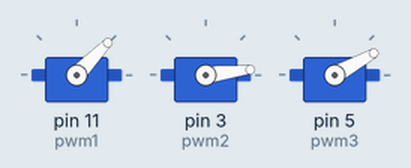
Recording of a program running on a simulated Raspberry Pi (header pin numbers). On the bench: 3 × servo. Servo angles are drawn from the pulse width (0.5 ms = 0°, 2.5 ms = 180°).

Above: at 0.05 s.
At 2.0 s:
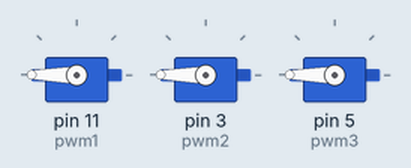
Timing chart, 0 to 4.6 s (numbered marks = the images above):
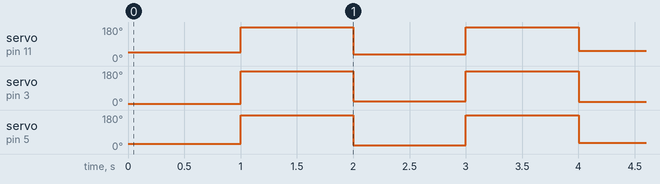

The program:

InverseKinematics_servo.py
```python
import RPi.GPIO as GPIO
from time import sleep
import numpy as np

import math
# robot geometry in mm
e = 60.0    # end effector radius
f = 240.0   # base radius (2x dynamixel to dynamixel distance)
re = 200.0   # end to elbow dist
rf = 80.0   # base to elbow dist

# trigonometric constants
sqrt3 = math.sqrt(3.0)
pi = 3.141592653
sin120 = sqrt3/2.0
cos120 = -0.5
tan60 = sqrt3
sin30 = 0.5
tan30 = 1/sqrt3

# inverse kinematics
 # helper functions, calculates angle theta1 (for YZ-pane) in degrees
def delta_calcAngleYZ(x0, y0, z0):
    y1 = -0.5 * 0.57735 * f # f/2 * tg 30
   # print("y1",y1)
    y0 -= 0.5 * 0.57735 * e # shift center to edge
    #print("y0",y0)
    # z = a + b*y
    a = (x0*x0 + y0*y0 + z0*z0 +rf*rf - re*re - y1*y1)/(2*z0)
   # print("a",a)
    b = (y1-y0)/z0
    #print("b",b)
    # discriminant
    d = -(a+b*y1)*(a+b*y1)+rf*(b*b*rf+rf)
   # print("d",d)
    if d < 0:
        return (-1, 0) # non-existing point
    yj = (y1 - a*b - (d**.5))/(b*b + 1) # choosing outer point
   # print("yj",yj)
    zj = a + b*yj
    #print("zj",zj)
    #theta = 180.0*atan(-zj/(y1 - yj))/pi + ((yj>y1)?180.0:0.0)
    if (yj>y1):
        theta = 180.0*math.atan(-zj/(y1 - yj))/pi + 180.0
    else:
        theta = 180.0*math.atan(-zj/(y1 - yj))/pi + 0.0
    return (theta)
def IK(X0,Y0,Z0):
    theta1_global = delta_calcAngleYZ(X0,Y0,Z0)
    theta2_global = delta_calcAngleYZ(X0*np.cos(np.deg2rad(120)) + Y0*np.sin(np.deg2rad(120)), Y0*np.cos(np.deg2rad(120))-X0*np.sin(np.deg2rad(120)), Z0)
    theta3_global = delta_calcAngleYZ(X0*np.cos(np.deg2rad(120)) - Y0*np.sin(np.deg2rad(120)), Y0*np.cos(np.deg2rad(120))+X0*np.sin(np.deg2rad(120)), Z0)

    return theta1_global , theta2_global , theta3_global


GPIO.setmode(GPIO.BOARD)

GPIO.setup(11,GPIO.OUT)
GPIO.setup(3,GPIO.OUT)
GPIO.setup(5,GPIO.OUT)


pwm1=GPIO.PWM(11, 50)
pwm2=GPIO.PWM(3, 50)
pwm3=GPIO.PWM(5, 50)
pwm1.start(0)
pwm2.start(0)
pwm3.start(0)

def setangle(angle1, angle2, angle3):
    if angle1<0:
        angle1 = angle1 *(-1)
    if angle2<0:
        angle2= angle2 *(-1)
    if angle3<0:
        angle3 = angle3 *(-1)
    duty1 = (angle1/18) + 2.5
    duty2 = (angle2/18) + 2.5
    duty3 = (angle3/18) + 2.5


# left -90 deg position

    pwm1.ChangeDutyCycle(duty1)# left -90 deg position
    pwm2.ChangeDutyCycle(duty2)
    pwm3.ChangeDutyCycle(duty3)
    sleep(1)
    pwm1.ChangeDutyCycle(12.5)# left -90 deg position
    pwm2.ChangeDutyCycle(12.5)
    pwm3.ChangeDutyCycle(12.5)
    sleep(1)
angles = [[40,50,175],[39,45,160],[23,46,200],[40,50,175],[50,30,180],[20,50,200],[35,10,230],[10,20,160],[16,55,200],[49,23,190],[5,45,175],[19,40,183],[50,5,205],[43,49,145],[40,50,175],[44,9,155],[39,30,195],[27,30,250],[50,10,165],[36,20,260],[24,10,145],[11,12,175],[34,29,146],[32,43,211],[4,50,260],[34,34,134],[4,7,175]]
for x in angles:
        angle1,angle2,angle3 = IK(x[0], x[1],x[2])
        setangle(angle1,angle2,angle3)
pwm1.stop()
pwm2.stop()
pwm3.stop()

GPIO.cleanup()

    
```
